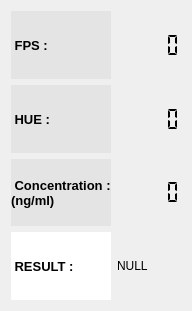
     <widget class="QWidget" name="gridLayoutWidget_9">
      <property name="geometry">
       <rect>
        <x>1480</x>
        <y>500</y>
        <width>181</width>
        <height>311</height>
       </rect>
      </property>
      <layout class="QGridLayout" name="gridLayout_4_2">
       <item row="3" column="0">
        <widget class="QLabel" name="label_result_4">
         <property name="font">
          <font>
           <pointsize>10</pointsize>
           <weight>75</weight>
           <bold>true</bold>
          </font>
         </property>
         <property name="styleSheet">
          <string notr="true">background-color: rgb(255, 255, 255);
color: rgb(0, 0, 0);</string>
         </property>
         <property name="text">
          <string> RESULT : </string>
         </property>
        </widget>
       </item>
       <item row="0" column="0">
        <widget class="QLabel" name="label_fps_4">
         <property name="font">
          <font>
           <pointsize>10</pointsize>
           <weight>75</weight>
           <bold>true</bold>
          </font>
         </property>
         <property name="styleSheet">
          <string notr="true">border-color: rgb(0, 0, 0);
color: rgb(0,0,0);
background-color: rgba(217, 217, 217, 125);</string>
         </property>
         <property name="text">
          <string> FPS : </string>
         </property>
        </widget>
       </item>
       <item row="1" column="0">
        <widget class="QLabel" name="label_hue_4">
         <property name="font">
          <font>
           <pointsize>10</pointsize>
           <weight>75</weight>
           <bold>true</bold>
          </font>
         </property>
         <property name="styleSheet">
          <string notr="true">border-color: rgb(0, 0, 0);
color: rgb(0,0,0);
background-color: rgba(217, 217, 217, 125);</string>
         </property>
         <property name="text">
          <string> HUE : </string>
         </property>
        </widget>
       </item>
       <item row="2" column="0">
        <widget class="QLabel" name="label_sat_4">
         <property name="font">
          <font>
           <pointsize>10</pointsize>
           <weight>75</weight>
           <bold>true</bold>
          </font>
         </property>
         <property name="styleSheet">
          <string notr="true">border-color: rgb(0, 0, 0);
color: rgb(0,0,0);
background-color: rgba(217, 217, 217, 125);</string>
         </property>
         <property name="text">
          <string> Concentration : 
(ng/ml)</string>
         </property>
        </widget>
       </item>
       <item row="0" column="1">
        <widget class="QLCDNumber" name="lcd_fps_4">
         <property name="frameShape">
          <enum>QFrame::NoFrame</enum>
         </property>
         <property name="segmentStyle">
          <enum>QLCDNumber::Flat</enum>
         </property>
        </widget>
       </item>
       <item row="1" column="1">
        <widget class="QLCDNumber" name="lcd_hue_4">
         <property name="frameShape">
          <enum>QFrame::NoFrame</enum>
         </property>
         <property name="segmentStyle">
          <enum>QLCDNumber::Flat</enum>
         </property>
        </widget>
       </item>
       <item row="2" column="1">
        <widget class="QLCDNumber" name="lcd_sat_4">
         <property name="frameShape">
          <enum>QFrame::NoFrame</enum>
         </property>
         <property name="segmentStyle">
          <enum>QLCDNumber::Flat</enum>
         </property>
        </widget>
       </item>
       <item row="3" column="1">
        <widget class="QLabel" name="label_11">
         <property name="text">
          <string>NULL</string>
         </property>
        </widget>
       </item>
      </layout>
     </widget>
